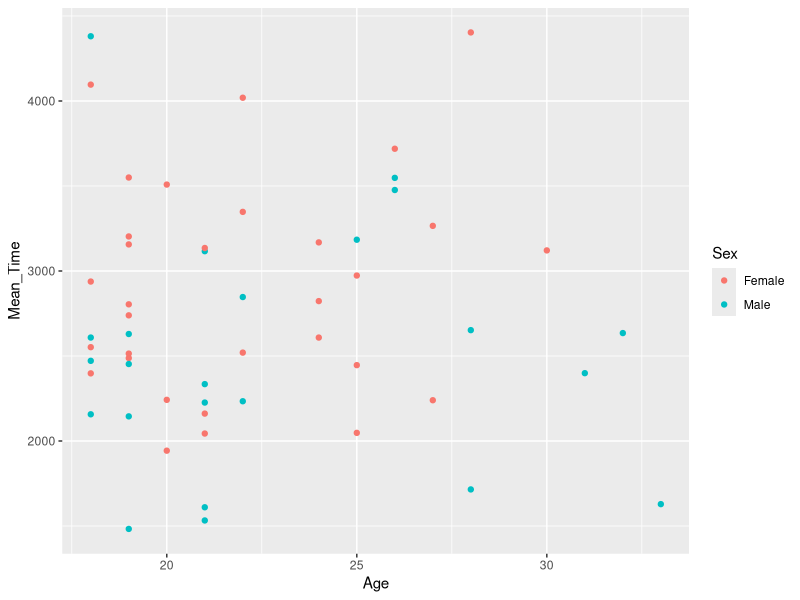
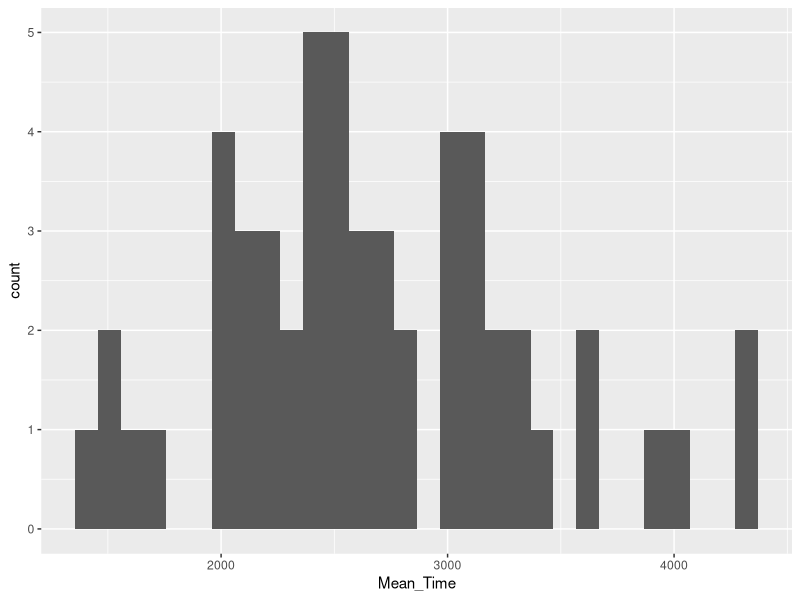
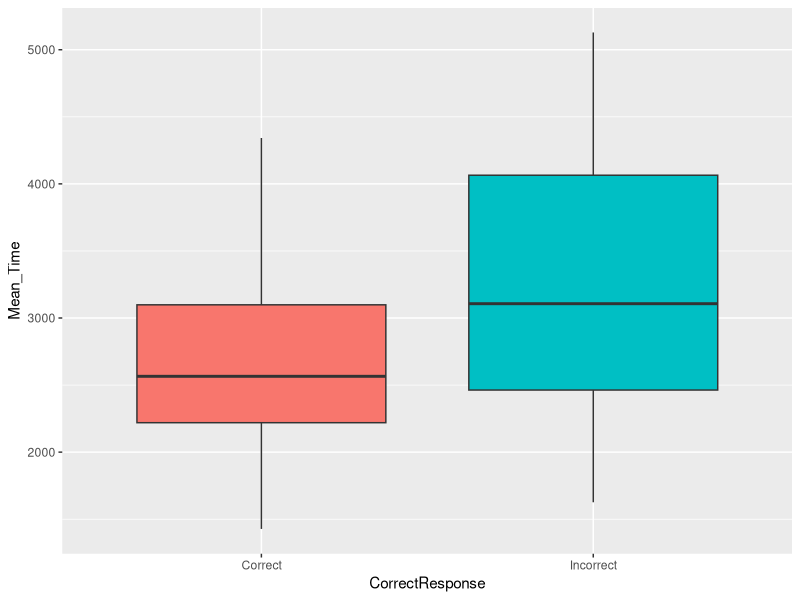
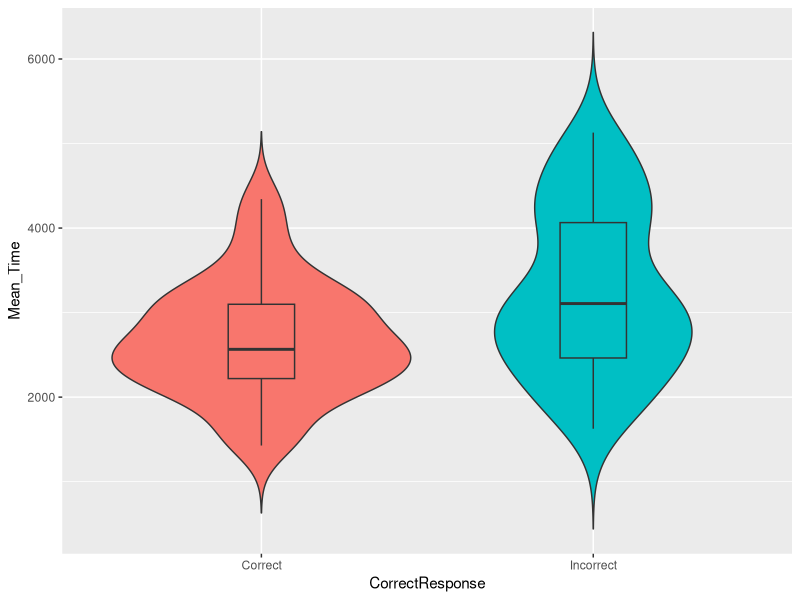
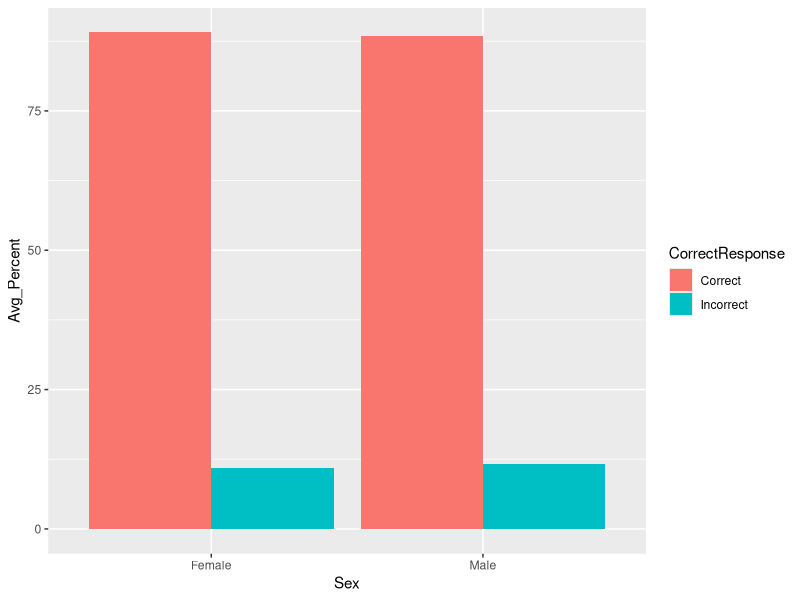
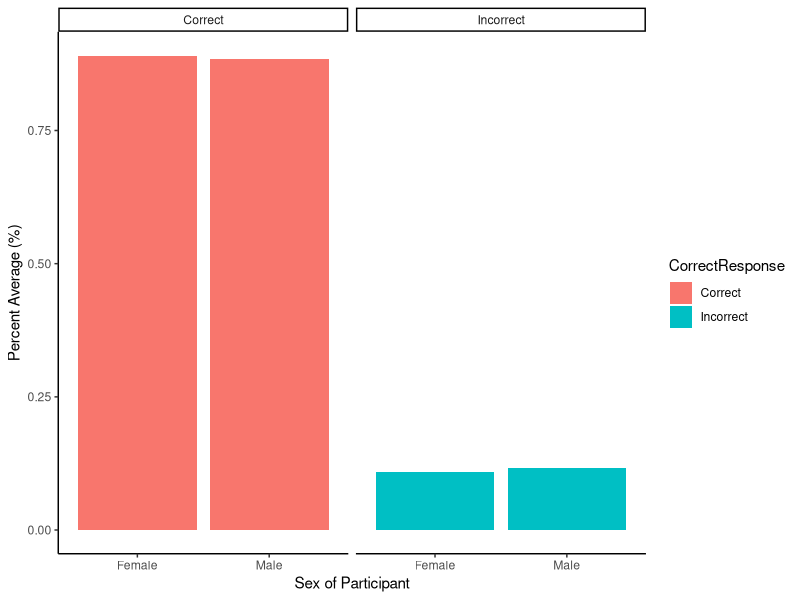

Write R code to recreate these figures, in order.
## ---- chunk 1
knitr::opts_chunk$set(echo = TRUE)
## ---- chunk 2
library("tidyverse")

menrot <- read_csv("MentalRotationBehavioralData.csv")
demog <- read_csv("demographics.csv")
## ---- chunk 3
menrot_time_age <- group_by(menrot, Participant) %>% 
  summarise(Mean_Time = mean(Time, na.rm = TRUE)) %>%
  inner_join(demog, "Participant")

ggplot(data = menrot_time_age, 
       aes(x = Age, 
           y = Mean_Time, 
           color = Sex)) +
  geom_point()
## ---- chunk 4
menrot_hist_correct <- group_by(menrot, Participant, CorrectResponse) %>% 
  summarise(Mean_Time = mean(Time, na.rm = TRUE)) %>%
  filter(CorrectResponse == "Correct")

ggplot(data = menrot_hist_correct, 
       aes(x = Mean_Time)) + 
  geom_histogram()
## ---- chunk 5
menrot_box_correct <- group_by(menrot, Participant, CorrectResponse) %>% 
  summarise(Mean_Time = mean(Time, na.rm = TRUE)) %>%
  inner_join(demog, "Participant")

ggplot(data = menrot_box_correct, 
       aes(x = CorrectResponse,  
           y = Mean_Time, 
           fill = CorrectResponse)) + 
  geom_boxplot() +
  guides(fill = FALSE)
## ---- chunk 6
menrot_box_correct <- group_by(menrot, Participant, CorrectResponse) %>% 
  summarise(Mean_Time = mean(Time, na.rm = TRUE)) %>%
  inner_join(demog, "Participant")

ggplot(data = menrot_box_correct, 
       aes(x = CorrectResponse, 
           y = Mean_Time, 
           fill = CorrectResponse)) + 
  geom_violin(trim = FALSE) +
  geom_boxplot(width = 0.2) +
  guides(fill = FALSE)
## ---- chunk 7
total_n_trials <- 96

menrot_resp_sex <- count(menrot, Participant, CorrectResponse) %>% 
  inner_join(demog, "Participant") %>%
  mutate(PercentPerParticipant = (n/total_n_trials)*100) %>%
  group_by(Sex, CorrectResponse) %>%
  summarise(Avg_Percent = mean(PercentPerParticipant))

ggplot(data = menrot_resp_sex, 
       aes(x = Sex, 
           y = Avg_Percent, 
           fill = CorrectResponse)) + 
  geom_bar(stat = "identity", 
           position = position_dodge(.9))
## ---- chunk 8
total_n_trials <- 96

menrot_better_plot <- count(menrot, Participant, CorrectResponse) %>% 
  inner_join(demog, "Participant") %>%
  mutate(PercentPerParticipant = n/total_n_trials) %>%
  group_by(Sex, CorrectResponse) %>%
  summarise(Avg_Percent = mean(PercentPerParticipant))

ggplot(data = menrot_better_plot, 
       aes(x = Sex,
           y = Avg_Percent, 
           fill = CorrectResponse)) + 
  geom_col(position = position_dodge(.9)) +
  labs(x = "Sex of Participant", 
       y = "Percent Average (%)") +
  facet_wrap(~CorrectResponse) +
  theme_classic()
